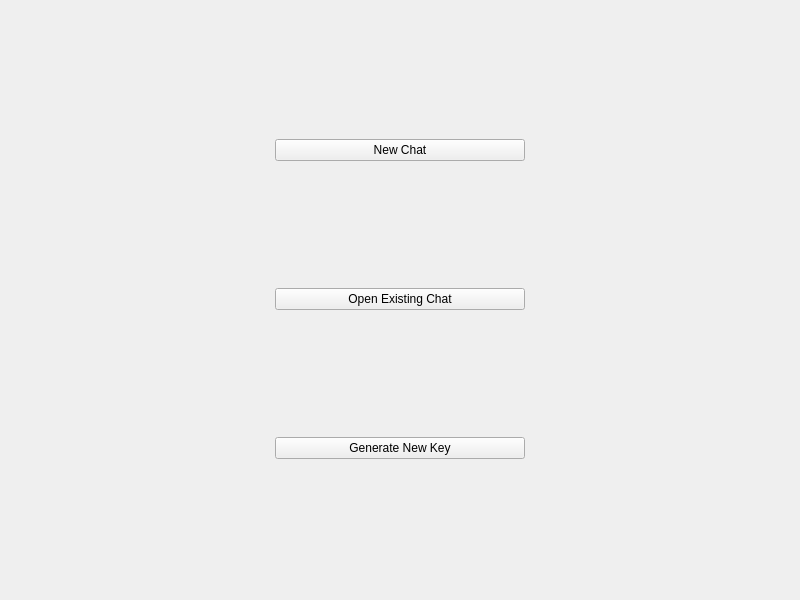
<?xml version="1.0" encoding="UTF-8"?>
<ui version="4.0">
 <class>MainWindow</class>
 <widget class="QMainWindow" name="MainWindow">
  <property name="geometry">
   <rect>
    <x>0</x>
    <y>0</y>
    <width>800</width>
    <height>600</height>
   </rect>
  </property>
  <property name="windowTitle">
   <string>MainWindow</string>
  </property>
  <widget class="QWidget" name="centralwidget">
   <layout class="QGridLayout" name="gridLayout">
    <item row="0" column="0">
     <widget class="QWidget" name="widget" native="true">
      <layout class="QHBoxLayout" name="horizontalLayout">
       <item>
        <widget class="QLabel" name="label">
         <property name="text">
          <string/>
         </property>
        </widget>
       </item>
       <item>
        <layout class="QVBoxLayout" name="verticalLayout">
         <item>
          <widget class="QPushButton" name="newChatButton">
           <property name="text">
            <string>New Chat</string>
           </property>
          </widget>
         </item>
         <item>
          <widget class="QPushButton" name="openChatButton">
           <property name="text">
            <string>Open Existing Chat</string>
           </property>
          </widget>
         </item>
         <item>
          <widget class="QPushButton" name="newKeyButton">
           <property name="text">
            <string>Generate New Key</string>
           </property>
          </widget>
         </item>
        </layout>
       </item>
       <item>
        <widget class="QLabel" name="label_2">
         <property name="text">
          <string/>
         </property>
        </widget>
       </item>
      </layout>
     </widget>
    </item>
   </layout>
  </widget>
 </widget>
 <resources/>
 <connections/>
</ui>
